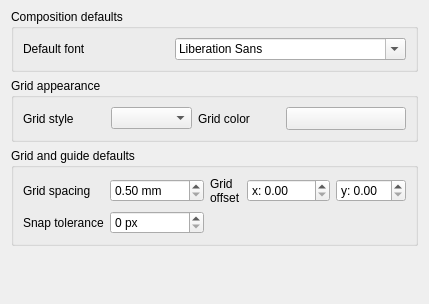
             <widget class="QWidget" name="mOptionsScrollAreaContents_12">
              <property name="geometry">
               <rect>
                <x>0</x>
                <y>0</y>
                <width>400</width>
                <height>304</height>
               </rect>
              </property>
              <layout class="QVBoxLayout" name="verticalLayout_39">
               <property name="topMargin">
                <number>9</number>
               </property>
               <item>
                <widget class="QgsCollapsibleGroupBox" name="groupBox_3">
                 <property name="enabled">
                  <bool>true</bool>
                 </property>
                 <property name="title">
                  <string>Composition defaults</string>
                 </property>
                 <layout class="QGridLayout" name="gridLayout_8">
                  <item row="1" column="0">
                   <layout class="QHBoxLayout" name="horizontalLayout_39">
                    <item>
                     <widget class="QLabel" name="label_60">
                      <property name="text">
                       <string>Default font</string>
                      </property>
                     </widget>
                    </item>
                    <item>
                     <widget class="QFontComboBox" name="mComposerFontComboBox"/>
                    </item>
                   </layout>
                  </item>
                 </layout>
                </widget>
               </item>
               <item>
                <widget class="QgsCollapsibleGroupBox" name="groupBox_23">
                 <property name="title">
                  <string>Grid appearance</string>
                 </property>
                 <layout class="QGridLayout" name="gridLayout_9">
                  <item row="0" column="0">
                   <widget class="QLabel" name="label_66">
                    <property name="text">
                     <string>Grid style</string>
                    </property>
                   </widget>
                  </item>
                  <item row="0" column="2">
                   <widget class="QComboBox" name="mGridStyleComboBox"/>
                  </item>
                  <item row="0" column="3">
                   <widget class="QLabel" name="label_4">
                    <property name="text">
                     <string>Grid color</string>
                    </property>
                   </widget>
                  </item>
                  <item row="0" column="4">
                   <widget class="QgsColorButtonV2" name="mGridColorButton">
                    <property name="minimumSize">
                     <size>
                      <width>120</width>
                      <height>0</height>
                     </size>
                    </property>
                    <property name="maximumSize">
                     <size>
                      <width>120</width>
                      <height>16777215</height>
                     </size>
                    </property>
                    <property name="text">
                     <string/>
                    </property>
                   </widget>
                  </item>
                 </layout>
                </widget>
               </item>
               <item>
                <widget class="QgsCollapsibleGroupBox" name="groupBox_24">
                 <property name="title">
                  <string>Grid and guide defaults</string>
                 </property>
                 <layout class="QGridLayout" name="gridLayout_11">
                  <item row="0" column="0">
                   <widget class="QLabel" name="label_61">
                    <property name="text">
                     <string>Grid spacing</string>
                    </property>
                   </widget>
                  </item>
                  <item row="0" column="1">
                   <widget class="QDoubleSpinBox" name="mGridResolutionSpinBox">
                    <property name="suffix">
                     <string> mm</string>
                    </property>
                    <property name="minimum">
                     <double>0.500000000000000</double>
                    </property>
                    <property name="maximum">
                     <double>9999.000000000000000</double>
                    </property>
                   </widget>
                  </item>
                  <item row="0" column="2">
                   <widget class="QLabel" name="label_63">
                    <property name="text">
                     <string>Grid offset</string>
                    </property>
                    <property name="wordWrap">
                     <bool>true</bool>
                    </property>
                   </widget>
                  </item>
                  <item row="0" column="3">
                   <layout class="QHBoxLayout" name="horizontalLayout_36">
                    <item>
                     <widget class="QDoubleSpinBox" name="mOffsetXSpinBox">
                      <property name="prefix">
                       <string>x: </string>
                      </property>
                      <property name="maximum">
                       <double>9999.000000000000000</double>
                      </property>
                     </widget>
                    </item>
                    <item>
                     <widget class="QDoubleSpinBox" name="mOffsetYSpinBox">
                      <property name="prefix">
                       <string>y: </string>
                      </property>
                      <property name="suffix">
                       <string/>
                      </property>
                     </widget>
                    </item>
                   </layout>
                  </item>
                  <item row="1" column="0">
                   <widget class="QLabel" name="label_62">
                    <property name="text">
                     <string>Snap tolerance</string>
                    </property>
                   </widget>
                  </item>
                  <item row="1" column="1">
                   <widget class="QSpinBox" name="mSnapToleranceSpinBox">
                    <property name="suffix">
                     <string> px</string>
                    </property>
                    <property name="maximum">
                     <number>200</number>
                    </property>
                   </widget>
                  </item>
                 </layout>
                </widget>
               </item>
               <item>
                <spacer name="verticalSpacer_10">
                 <property name="orientation">
                  <enum>Qt::Vertical</enum>
                 </property>
                 <property name="sizeHint" stdset="0">
                  <size>
                   <width>20</width>
                   <height>40</height>
                  </size>
                 </property>
                </spacer>
               </item>
              </layout>
             </widget>
